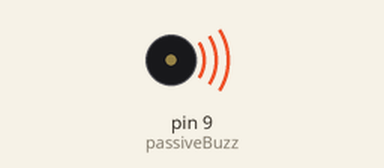
Recording of a sketch running on a simulated Arduino Uno, built with avr-gcc and run on an emulated ATmega328P. Parts: buzzer (waves = sounding, pin HIGH).

Above: at 0.5 s.
Timing chart, 0 to 4.6 s (numbered marks = the images above):
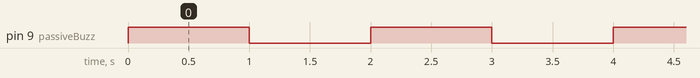

The sketch:

passive_buzzer_with_potentiometer_control1.ino
```cpp
// C++ code
//variables
int passiveBuzz = 9;

void setup()
{
  pinMode(passiveBuzz,OUTPUT);
}

void loop()
{
  // turn on the passive buzzer
  digitalWrite(passiveBuzz,50);
  delay(1000); // Wait for 1000 millisecond(s)
  // turn off the passive buzzer
  digitalWrite(passiveBuzz,0);
  delay(1000); // Wait for 1000 millisecond(s)
}
```

Measured:
- by itself, pin 9 (passiveBuzz): alternates HIGH for 1.0 s and LOW for 1.0 s
